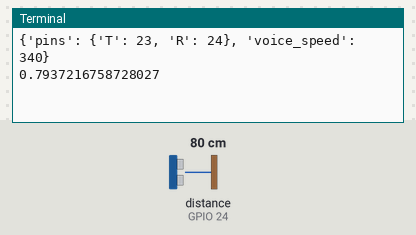
Bench run of a program on a simulated Raspberry Pi (BCM pin numbers). Shown: the last lines printed to the terminal. Inputs (shaded band) come from the test bench; at power-on: distance to the obstacle (sensor on GPIO 24) 80 cm. The clock reads 2024-03-15 10:24:30 at power-on unless the program sets it; library files of the repository ran but are not shown: HCSR04.py.

Above: at 1.2 s.
1.3 s: distance to the obstacle (sensor on GPIO 24) set to 2 cm
At 2.8 s:
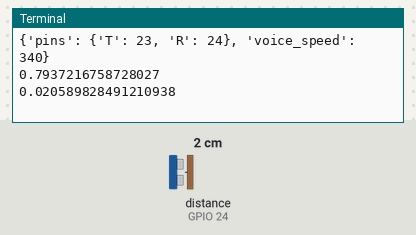
4.0 s: distance to the obstacle (sensor on GPIO 24) set to 4 cm
At 4.4 s:
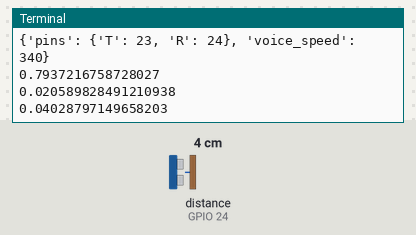
Timing chart, 0 to 7.0 s (numbered marks = the images above; inputs shaded):
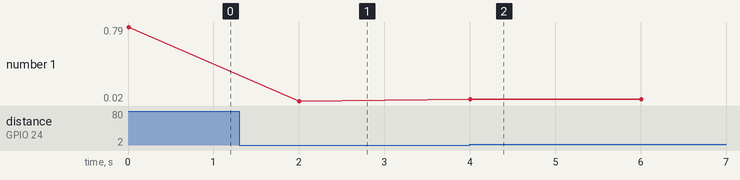

Measured:
- after the input at 1.3 s, the terminal: prints a new line after 0.71 s (image 1)
- after the input at 4.0 s, the terminal: prints a new line at once (image 2)
- plotted number 1: 0.79 → 0.02 after the input at 1.3 s, 0.02 → 0.04 after the input at 4.0 s

The program:

HCSR04Test.py
```python
# ! /usr/bin/python
# -*- coding:utf-8 -*-

import RPi.GPIO as GPIO
import time
import atexit
import HCSR04 as hcsr04

atexit.register(GPIO.cleanup)

GPIO.setmode(GPIO.BCM)
config = {'pins': {'T': 23, 'R': 24}, 'voice_speed': 340}
print(config)

ud = hcsr04.HCSR04(config)

while True:
    print(ud.get_distance())
    time.sleep(2)
```
